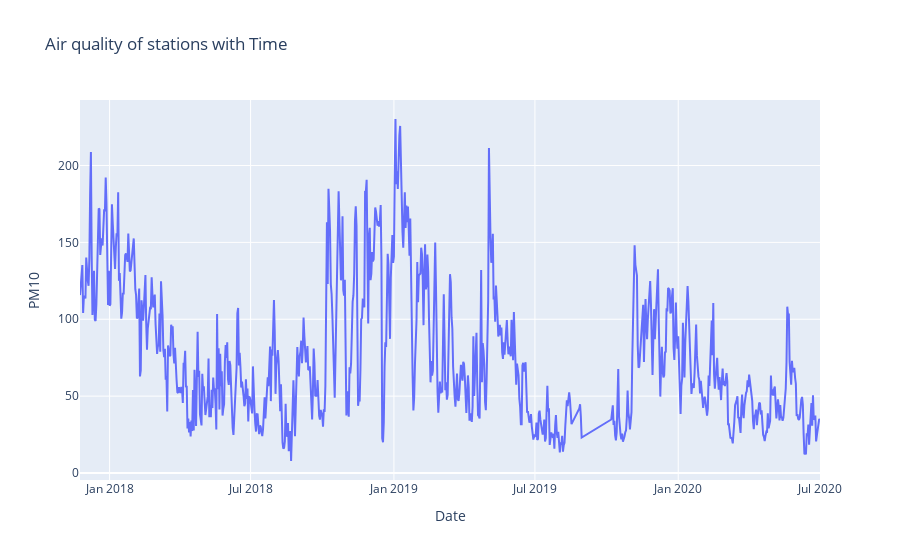

Notebook code for this chart:
### Code cell
fig = px.line(station_specific_data, x="Date", y="PM10", title='Air quality of stations with Time')
fig.show()

### Figure 1 — Plotly figure (JSON) as saved in the notebook; plotly's stock layout.template omitted (floating-point values rounded to 4 significant figures; data arrays with more than 128 entries replaced by an {"elided": "..."} marker saying what was removed)
{"data": [{"hovertemplate": "Date=%{x}<br>PM10=%{y}<extra></extra>", "legendgroup": "", "line": {"color": "#636efa", "dash": "solid"}, "marker": {"symbol": "circle"}, "mode": "lines", "name": "", "orientation": "v", "showlegend": false, "type": "scatter", "x": {"elided": "892 str values"}, "xaxis": "x", "y": {"elided": "892 float values"}, "yaxis": "y"}], "layout": {"legend": {"tracegroupgap": 0}, "title": {"text": "Air quality of stations with Time"}, "xaxis": {"anchor": "y", "domain": [0, 1], "title": {"text": "Date"}}, "yaxis": {"anchor": "x", "domain": [0, 1], "title": {"text": "PM10"}}}}
